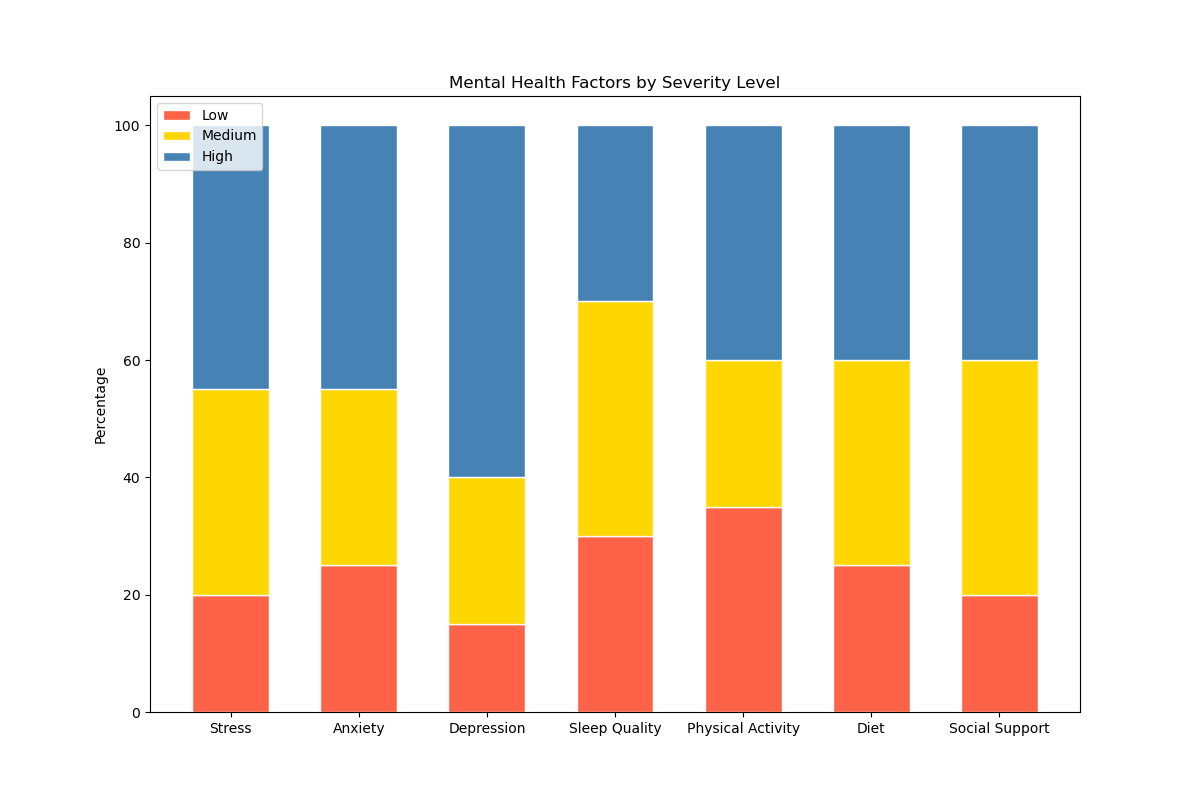

Write Python code to recreate this figure.

import matplotlib.pyplot as plt
import numpy as np

# Data
categories = ['Stress', 'Anxiety', 'Depression', 'Sleep Quality', 'Physical Activity', 'Diet', 'Social Support']
low = np.array([20, 25, 15, 30, 35, 25, 20])
medium = np.array([35, 30, 25, 40, 25, 35, 40])
high = np.array([45, 45, 60, 30, 40, 40, 40])

# Normalize the data to get percentages
total = low + medium + high
low_percentage = np.true_divide(low, total) * 100
medium_percentage = np.true_divide(medium, total) * 100
high_percentage = np.true_divide(high, total) * 100

# Set up the figure and axes
fig, ax = plt.subplots(figsize=(12, 8))

# Plot vertical bars
bar_width = 0.6
indices = np.arange(len(categories))
ax.bar(indices, low_percentage, color='#FF6347', edgecolor='white', width=bar_width, label='Low')
ax.bar(indices, medium_percentage, bottom=low_percentage, color='#FFD700', edgecolor='white', width=bar_width, label='Medium')
ax.bar(indices, high_percentage, bottom=low_percentage + medium_percentage, color='#4682B4', edgecolor='white', width=bar_width, label='High')

# Add labels and title
ax.set(xticks=indices, xticklabels=categories, ylabel='Percentage')
ax.set_title('Mental Health Factors by Severity Level')

# Add legend
ax.legend(loc='upper left')

# Display the chart
plt.show()
